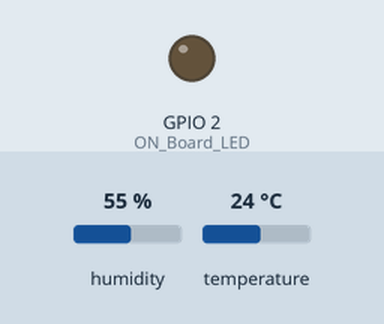
The sketch below on a simulated ESP8266 (NodeMCU). Parts: output pins drawn as LEDs (lit = HIGH). The inputs (shaded band) are chosen by the test bench; at power-on: humidity 55 %, temperature 24 °C. WiFi joins after 1.5 s; servers stay silent unless stated; uploads are accepted with an empty reply; what the sketch prints to the serial monitor is not drawn.

Above: at 0.0 s.
At 2.3 s:
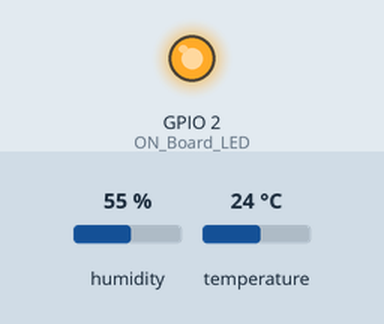
Timing chart, 0 to 3.8 s (numbered marks = the images above):
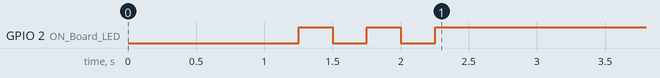

The sketch:

temperature_logsheet.ino
```cpp
//----------------------------------------Include the NodeMCU ESP8266 Library
//----------------------------------------see here: https://www.youtube.com/watch?v=8jMr94B8iN0 to add NodeMCU ESP12E ESP8266 library and board (ESP8266 Core SDK)
#include <ESP8266WiFi.h>
#include <WiFiClientSecure.h>
//----------------------------------------
//----------------------------------------Include the DHT Library
#include "DHT.h"
//----------------------------------------

#define DHTTYPE DHT22 //--> Defines the type of DHT sensor used (DHT11, DHT21, and DHT22), in this project the sensor used is DHT11.

const int DHTPin = 5; //--> The pin used for the DHT11 sensor is Pin D1 = GPIO5
DHT dht(DHTPin, DHTTYPE); //--> Initialize DHT sensor, DHT dht(Pin_used, Type_of_DHT_Sensor);

#define ON_Board_LED 2  //--> Defining an On Board LED, used for indicators when the process of connecting to a wifi router

//----------------------------------------SSID and Password of your WiFi router.
const char* ssid = "DESKTOP-14NNSIF 7185"; //--> Your wifi name or SSID.
const char* password = "123andoh"; //--> Your wifi password.
//----------------------------------------

//----------------------------------------Host & httpsPort
const char* host = "script.google.com";
const int httpsPort = 443;
//----------------------------------------

WiFiClientSecure client; //--> Create a WiFiClientSecure object.

String GAS_ID = "AKfycbwADEtpZ_QTStPuh-mDYDuUTjEgfVL2zfElTgzOme1eeBXpLkLav0W6ay-FNB_xlfX1_w"; //--> spreadsheet script ID

//============================================================================== void setup
void setup() {
  // put your setup code here, to run once:
  Serial.begin(115200);
  delay(500);

  dht.begin();  //--> Start reading DHT11 sensors
  delay(500);

  WiFi.begin(ssid, password); //--> Connect to your WiFi router
  Serial.println("");

  pinMode(ON_Board_LED,OUTPUT); //--> On Board LED port Direction output
  digitalWrite(ON_Board_LED, HIGH); //--> Turn off Led On Board

  //----------------------------------------Wait for connection
  Serial.print("Connecting");
  while (WiFi.status() != WL_CONNECTED) {
    Serial.print(".");
    //----------------------------------------Make the On Board Flashing LED on the process of connecting to the wifi router.
    digitalWrite(ON_Board_LED, LOW);
    delay(250);
    digitalWrite(ON_Board_LED, HIGH);
    delay(250);
    //----------------------------------------
  }
  //----------------------------------------
  digitalWrite(ON_Board_LED, HIGH); //--> Turn off the On Board LED when it is connected to the wifi router.
  //----------------------------------------If successfully connected to the wifi router, the IP Address that will be visited is displayed in the serial monitor
  Serial.println("");
  Serial.print("Successfully connected to : ");
  Serial.println(ssid);
  Serial.print("IP address: ");
  Serial.println(WiFi.localIP());
  Serial.println();
  //----------------------------------------

  client.setInsecure();
}
//==============================================================================
//============================================================================== void loop
void loop() {
  // Reading temperature or humidity takes about 250 milliseconds!
  // Sensor readings may also be up to 2 seconds 'old' (its a very slow sensor)
  int h = dht.readHumidity();
  // Read temperature as Celsius (the default)
  float t = dht.readTemperature();

  String Temp = "Temperature : " + String(t) + " °C";
  String Humi = "Humidity : " + String(h) + " %";
  Serial.println(Temp);
  Serial.println(Humi);

  sendData(t, h); //--> Calls the sendData Subroutine


  // Check if any reads failed and exit early (to try again).
  if (isnan(h) || isnan(t)){
    Serial.println("Failed to read from DHT sensor !");
    delay(500);
    return;
  }
}
//==============================================================================
//============================================================================== void sendData
// Subroutine for sending data to Google Sheets
void sendData(float tem, int hum) {
  Serial.println("==========");
  Serial.print("connecting to ");
  Serial.println(host);

  //----------------------------------------Connect to Google host
  if (!client.connect(host, httpsPort)) {
    Serial.println("connection failed");
    return;
  }
  //----------------------------------------

  //----------------------------------------Processing data and sending data
  String string_temperature =  String(tem);
  // String string_temperature =  String(tem, DEC);
  String string_humidity =  String(hum, DEC);
  String url = "/macros/s/" + GAS_ID + "/exec?temperature=" + string_temperature + "&humidity=" + string_humidity;
  Serial.print("requesting URL: ");
  Serial.println(url);

  client.print(String("GET ") + url + " HTTP/1.1\r\n" +
         "Host: " + host + "\r\n" +
         "User-Agent: BuildFailureDetectorESP8266\r\n" +
         "Connection: close\r\n\r\n");

  Serial.println("request sent");
  //----------------------------------------

  //----------------------------------------Checking whether the data was sent successfully or not
  while (client.connected()) {
    String line = client.readStringUntil('\n');
    if (line == "\r") {
      Serial.println("headers received");
      break;
    }
  }
  String line = client.readStringUntil('\n');
  if (line.startsWith("{\"state\":\"success\"")) {
    Serial.println("esp8266/Arduino CI successfull!");
  } else {
    Serial.println("esp8266/Arduino CI has failed");
  }
  Serial.print("reply was : ");
  Serial.println(line);
  Serial.println("closing connection");
  Serial.println("==========");
  Serial.println();
  //----------------------------------------
}
//==============================================================================
```
